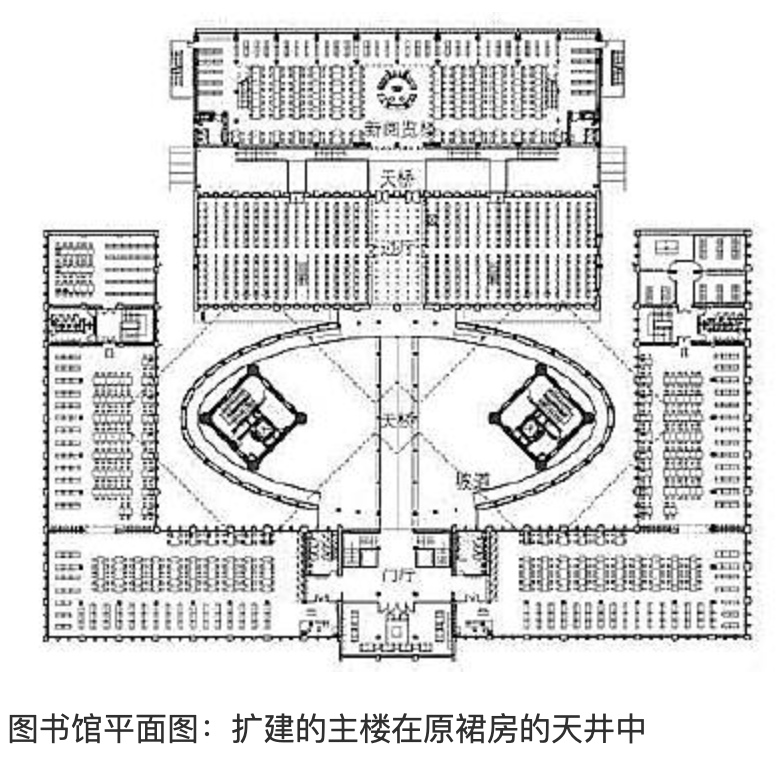
#> input picture tmp/pdfs/tongji-references/libfront.jpg, 784 x 764 px, found by its file name; its folder holds 4 pictures in this run
$ python fetch-front.py
#> lines starting #> are read from the running program, lines starting #| are printed output that depends on the picture
import requests,pathlib,concurrent.futures
from PIL import Image,ImageDraw
p=pathlib.Path(r'C:/Users/mail/Documents/ChatGPT/自动钢琴陪练系统/tmp/pdfs/tongji-references');p.mkdir(exist_ok=True)
refs={'libfront':'https://photo.tongji.edu.cn/xyjz/images/tsg_3.png','libbanner':'https://photo.tongji.edu.cn/xyjz/css/5-tsgbanner.jpg','hallfront':'https://photo.tongji.edu.cn/xyjz/images/dlt_0.png','hallbanner':'https://photo.tongji.edu.cn/xyjz/css/1-dltbanner.JPG','wenbanner':'https://photo.tongji.edu.cn/xyjz/css/6-wylbanner.JPG'}
def get(v):
 k,u=v
 try:
  r=requests.get(u,timeout=20);r.raise_for_status();(p/(k+'.jpg')).write_bytes(r.content);print(k,len(r.content))
 except Exception as e:print(k,type(e).__name__)
with concurrent.futures.ThreadPoolExecutor(max_workers=5) as ex:list(ex.map(get,refs.items()))
#> (the call stopped at in get, `r=requests.get(u,timeout=20);r.raise_for_status();(p/(k+'.jpg')).write..`: the network is not available in this run)
page=Image.new('RGB',(1400,1500),'white');d=ImageDraw.Draw(page)
#> after `page = Image.new('RGB', (1400, 1500), 'white')`: page: PIL image 1400x1500 RGB; every value is 255
for i,k in enumerate(refs):
 f=p/(k+'.jpg')
 if not f.exists():continue
 im=Image.open(f);im.thumbnail((680,460));x=(i%2)*700;y=(i//2)*500;page.paste(im,(x,y+25));d.text((x+8,y+5),k,fill='black')
#> further down, im is the input picture: PIL image 784x764 RGBA; mean R, G, B, A 217.4, 217.4, 217.4, 255
#> after `im.thumbnail((680, 460))`:
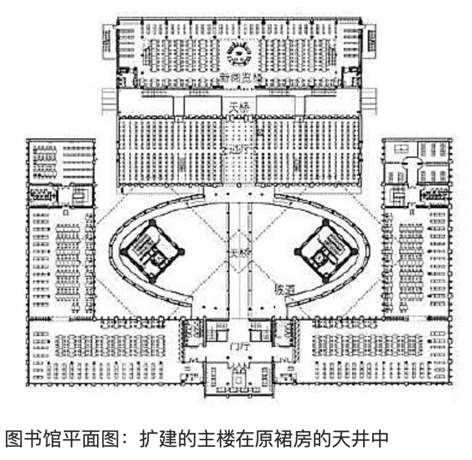
#> im: PIL image 472x460 RGBA; mean R, G, B, A 217.4, 217.3, 217.4, 255
#> after `page.paste(im, (x, y + 25))`:
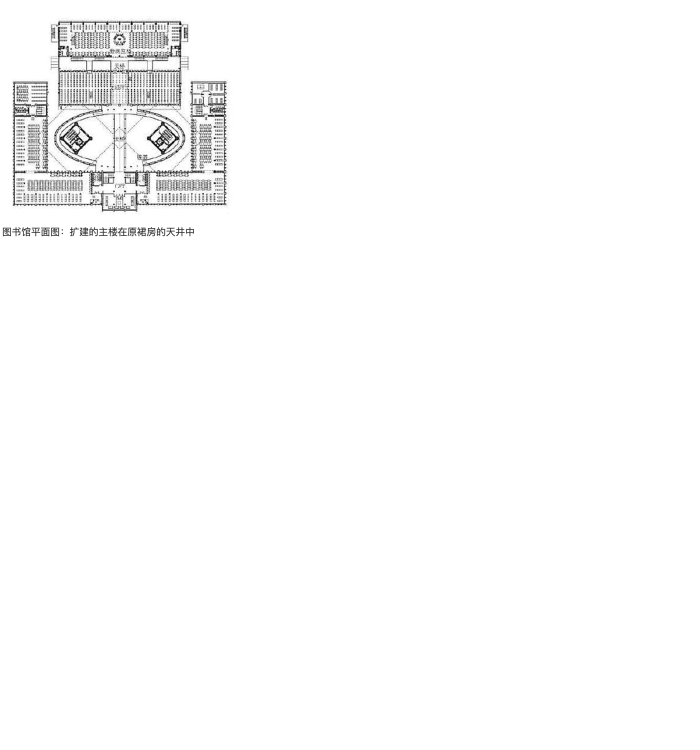
#> page: PIL image 1400x1500 RGB (shown at 1/2 size); mean R, G, B 251.1, 251.1, 251.1
#> pass 3 of the loop `for i,k in enumerate(refs):`:
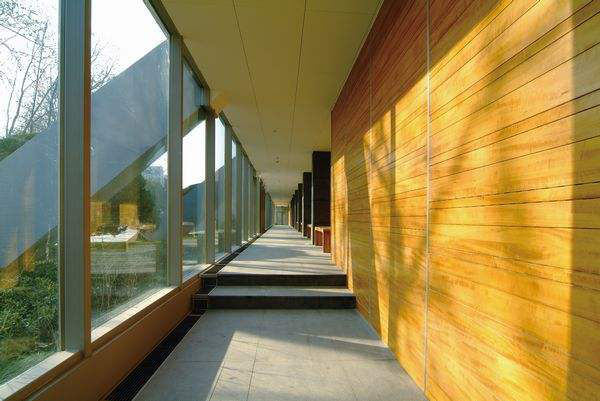
#> input picture tmp/pdfs/tongji-references/hallfront.jpg, 600 x 401 px, found by its file name
#> im is the input picture: PIL image 600x401 RGB; mean R, G, B 150.6, 131.7, 81.6
#> `page.paste(im, (x, y + 25))`:
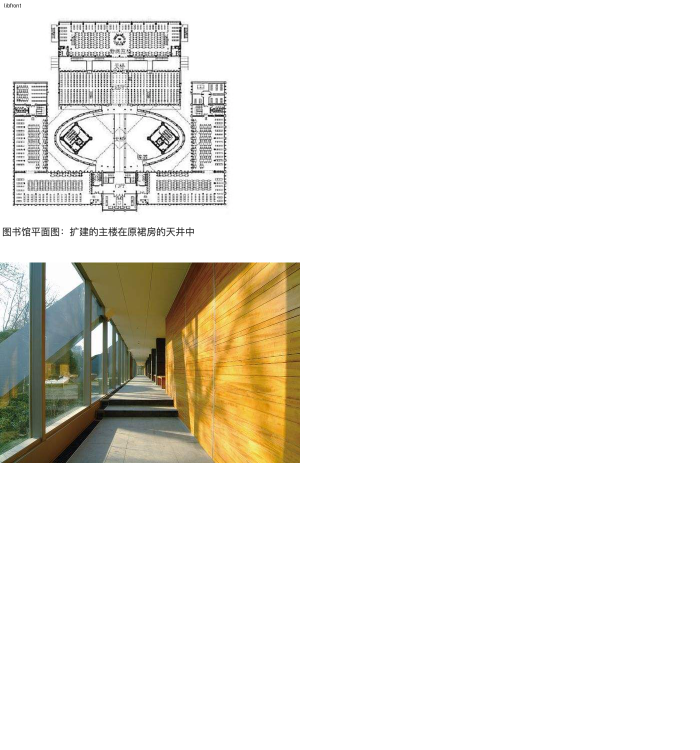
#> page: PIL image 1400x1500 RGB (shown at 1/2 size); mean R, G, B 239.1, 237, 231.2
#> the loop made 5 passes; the first 3 are shown
page.save(p/'contact-front.png')
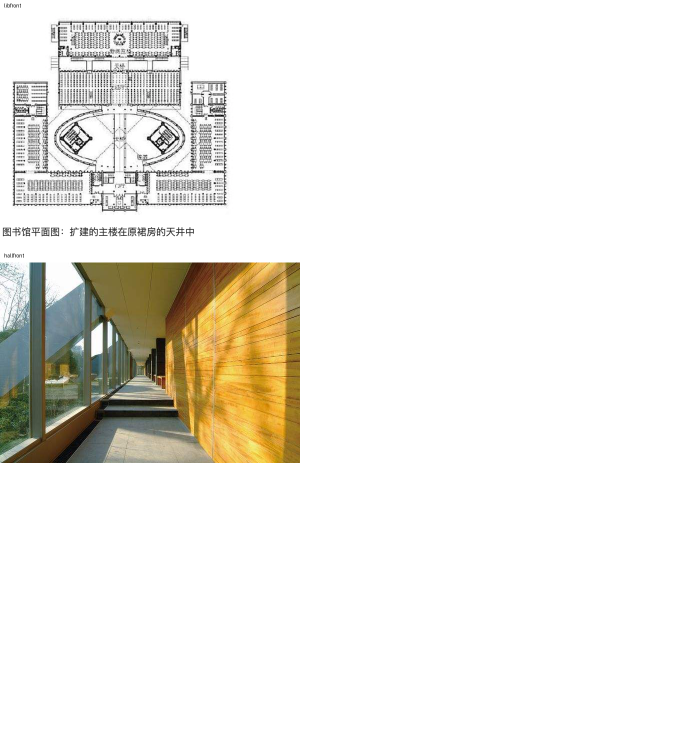
#> saved as contact-front.png: PIL image 1400x1500 RGB (shown at 1/2 size); mean R, G, B 239.1, 237, 231.2
